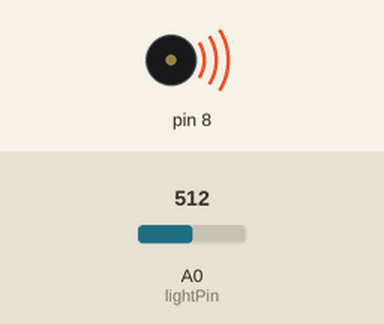
Simulated run of this sketch. Board: Arduino Uno, built with avr-gcc and run on an emulated ATmega328P. Parts: buzzer (waves = sounding). Inputs (shaded band) come from the test bench; at power-on: A0 (lightPin) = 512. What the sketch prints to the serial monitor is not drawn.

Above: at 0.15 s.
Timing chart, 0 to 1.6 s (numbered marks = the images above):
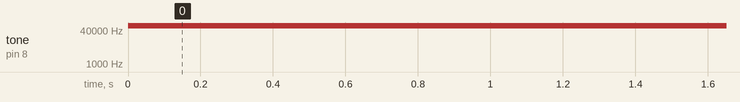

Measured:
- by itself, tone on pin 8: silent → 62593 Hz at 0.00 s

The sketch:

fotoResistPiezo.ino
```cpp
int lightPin = A0;  // välj inmatningsstiftet för fotoresistor

int lightValue = 0; // variabel för att lagra värdet som kommer från fotoresistorn

// variabel för att kalibrera lågt värde
int sensorLow = 321;
// variabel för att kalibrera högt värde
int sensorHigh = 69;

// variabel för tonlängde
int toneLength = 20;

void setup() {
  Serial.begin(9600); // sätter samplingfrequens för seriell kommunikation
}

void loop() {
  lightValue = analogRead(lightPin); // läs värdet från sensorn
  Serial.println(lightValue); // skriver ut de värden som kommer från sensorn till skärmen

  // mappa sensorns värden mot pitch
  int pitch = map(lightValue, sensorLow, sensorHigh, 50, 4000);

  // spela tonen i toneLength ms på stift 8
  tone(8, pitch, toneLength);

  delay(toneLength); // vänta toneLength  millisekunder
}
```
